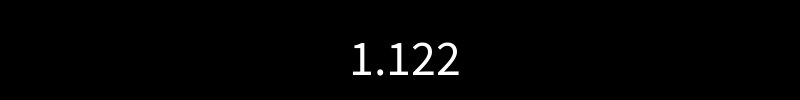
Frame 1 (no input)
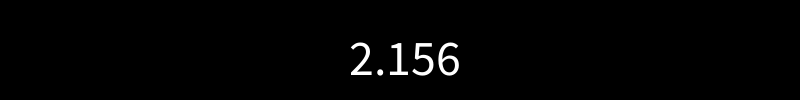
Frame 60 (the mouse pressed at the canvas centre just before this capture)
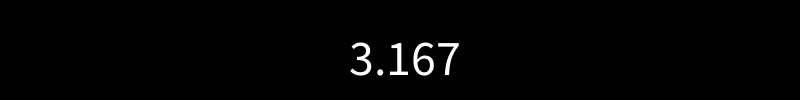
Frame 120 (the mouse held since frame 60 and released just before this capture)

The Processing sketch that drew these frames (run headless with seeded random() and noise(); from frame 60 on, the mouse is pressed at the canvas centre):

// Processing sketch: timing_example1
// ── timing_example1.pde
color c = color(0);    //color c starts with a value of black
int waitTime = 2000;   //waitTime variable will control the time waited

void setup() {
  size(800, 100);
  textSize(50);
  textAlign(CENTER);
}

void draw() {
  background(c);    //draw background using color c
  //use the modulo operator to see what the remainder is when the value of millis() 
  //(which is the number of milliseconds the program has been running) is divided by
  //waitTime.  If this value is 0, assign c a new random color.  This will occur
  //after the number of milliseconds indicated by waitTime has elapsed.
  if (millis()%waitTime == 0) {    
    c = color(random(255), random(255), random(255));
  }

  text(millis()/1000.0, width/2, height*.75);
}
